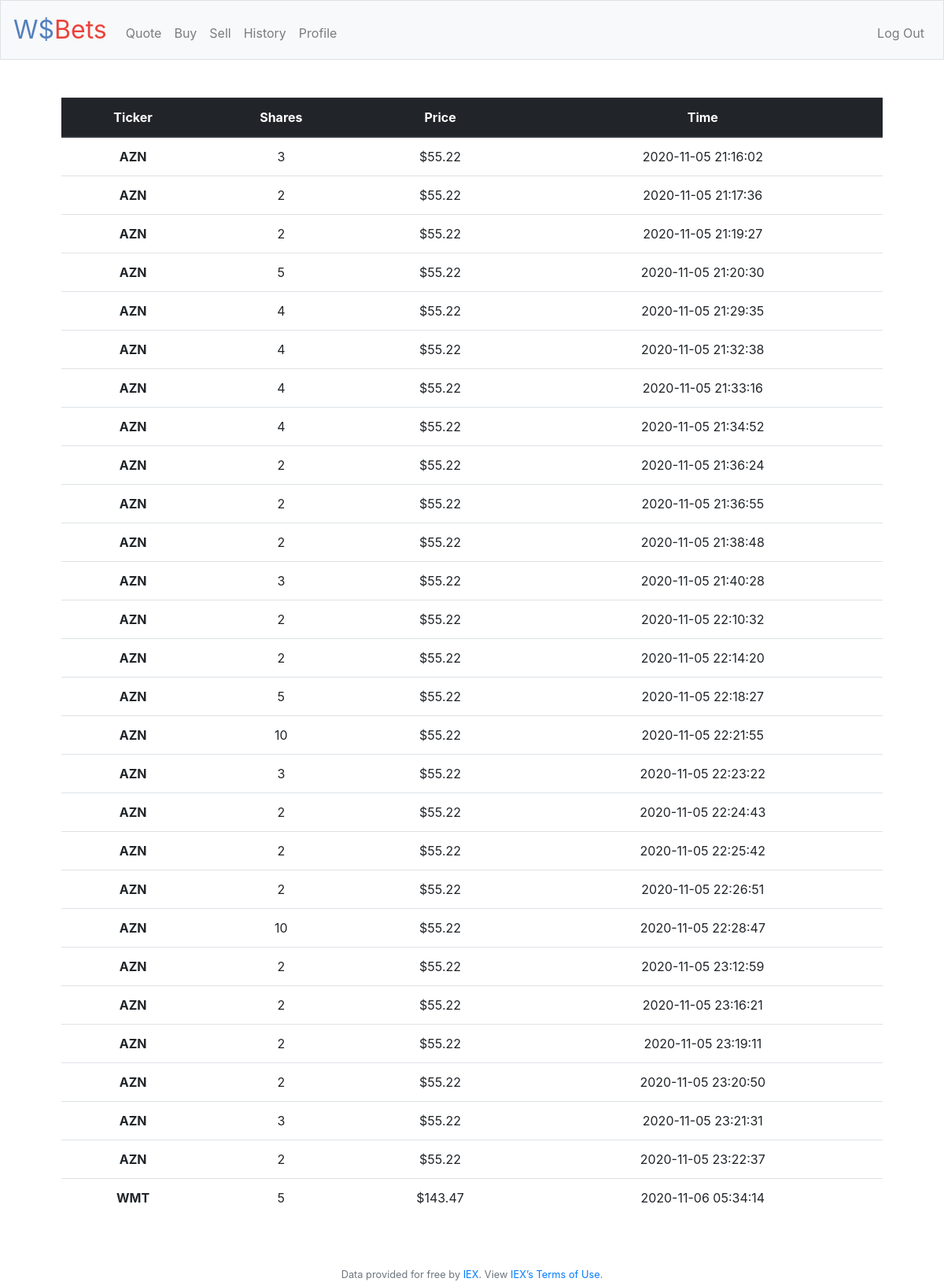
The app's page /history (signed in) with its own data.
### tables this page shows
CREATE TABLE 'orders' ('orderid' integer PRIMARY KEY AUTOINCREMENT NOT NULL, 'userid' text NOT NULL, 'symbol' text NOT NULL, 'quantity' integer NOT NULL, 'timestamp' timestamp DEFAULT CURRENT_TIMESTAMP, 'price'  double precision NOT NULL  );

### application.py (the view)
@app.route("/history")
@login_required
def history():
    userid = session["user_id"]
    rows = db.execute("SELECT * FROM users WHERE id = :userid",userid=userid)
    cash =rows[0]["cash"]
    username =rows[0]["username"]
    rowsTwo = db.execute("SELECT * FROM orders WHERE userid = :userid", userid=username)
    return render_template("history.html", rowsTwo=rowsTwo)

### application.py (called while the page is built)
@app.after_request
def after_request(response):
    response.headers["Cache-Control"] = "no-cache, no-store, must-revalidate"
    response.headers["Expires"] = 0
    response.headers["Pragma"] = "no-cache"
    return response

### helpers.py (called while the page is built)
def login_required(f):
    @wraps(f)
    def decorated_function(*args, **kwargs):
        if session.get("user_id") is None:
            return redirect("/login")
        return f(*args, **kwargs)
    return decorated_function

### templates/history.html (shortened to what this page needs)
{% extends "layout.html" %}
{% block main %}
   <table class="table">
  <thead class="thead-dark">
    <tr>
      <th scope="col">Ticker</th>
      <th scope="col">Shares</th>
      <th scope="col">Price</th>
      <th scope="col">Time</th>
    </tr>
  </thead>
  <tbody>
      {% for row in rowsTwo %}
            <tr>
                <th scope="row">{{row["symbol"]}}</th>
                <td>{{row["quantity"]}}</td>
                <td>${{row["price"]}}</td>
                <td>{{row["timestamp"]}}</td>
            </tr>
      {% endfor %}
  </tbody>
</table>
{% endblock %}

### templates/layout.html (shortened to what this page needs)
<!DOCTYPE html>
<html lang="en">
    <head>
        <link href="https://maxcdn.bootstrapcdn.com/bootstrap/4.1.3/css/bootstrap.min.css" rel="stylesheet" id="lightmode">
        <link href="/static/styles.css" rel="stylesheet">
    </head>
    <body>
        <nav class="navbar navbar-expand-md navbar-light bg-light border">
            <a class="navbar-brand" href="/"><span class="blue">W</span><span class="blue">$</span><span class="red">Bets</span></a>
            <div class="collapse navbar-collapse" id="navbar">
                {% if session.user_id %}
                    <ul class="navbar-nav mr-auto mt-2">
                        <li class="nav-item"><a class="nav-link" href="/quote">Quote</a></li>
                        <li class="nav-item"><a class="nav-link" href="/buy">Buy</a></li>
                        <li class="nav-item"><a class="nav-link" href="/sell">Sell</a></li>
                        <li class="nav-item"><a class="nav-link" href="/history">History</a></li>
                        <li class="nav-item"><a class="nav-link" href="/profile">Profile</a></li>
                    </ul>
                    <ul class="navbar-nav ml-auto mt-2">
                        <li class="nav-item"><a class="nav-link" href="/logout">Log Out</a></li>
                    </ul>
                {% else %}
                    <ul class="navbar-nav ml-auto mt-2">
                        <li class="nav-item"><a class="nav-link" href="/register">Register</a></li>
                        <li class="nav-item"><a class="nav-link" href="/login">Log In</a></li>
                    </ul>
                {% endif %}
            </div>
        </nav>
        <main class="container p-5">
            {% block main %}{% endblock %}
        </main>
        <footer class="small text-center text-muted">
            Data provided for free by <a href="https://iextrading.com/developer">IEX</a>. View <a href="https://iextrading.com/api-exhibit-a/">IEX’s Terms of Use</a>.
        </footer>
    </body>
</html>

### static/styles.css (style rules this page uses)
nav .navbar-brand { font-size: xx-large; }
nav .navbar-brand .blue { color: #537fbe; }
nav .navbar-brand .red { color: #ea433b; }
main { overflow-x: auto; text-align: center; }

### records on screen
orders: symbol "AZN", quantity "3", price "55.22", timestamp "2020-11-05 21:16:02"
orders: symbol "AZN", quantity "2", price "55.22", timestamp "2020-11-05 21:17:36"
orders: symbol "AZN", quantity "2", price "55.22", timestamp "2020-11-05 21:19:27"
orders: symbol "AZN", quantity "5", price "55.22", timestamp "2020-11-05 21:20:30"
orders: symbol "AZN", quantity "4", price "55.22", timestamp "2020-11-05 21:29:35"
orders: symbol "AZN", quantity "4", price "55.22", timestamp "2020-11-05 21:32:38"
orders: symbol "AZN", quantity "4", price "55.22", timestamp "2020-11-05 21:33:16"
orders: symbol "AZN", quantity "4", price "55.22", timestamp "2020-11-05 21:34:52"
orders: symbol "AZN", quantity "2", price "55.22", timestamp "2020-11-05 21:36:24"
orders: symbol "AZN", quantity "2", price "55.22", timestamp "2020-11-05 21:36:55"
orders: symbol "AZN", quantity "2", price "55.22", timestamp "2020-11-05 21:38:48"
orders: symbol "AZN", quantity "3", price "55.22", timestamp "2020-11-05 21:40:28"
orders: symbol "AZN", quantity "2", price "55.22", timestamp "2020-11-05 22:10:32"
orders: symbol "AZN", quantity "2", price "55.22", timestamp "2020-11-05 22:14:20"
orders: symbol "AZN", quantity "5", price "55.22", timestamp "2020-11-05 22:18:27"
orders: symbol "AZN", quantity "10", price "55.22", timestamp "2020-11-05 22:21:55"
orders: symbol "AZN", quantity "3", price "55.22", timestamp "2020-11-05 22:23:22"
orders: symbol "AZN", quantity "2", price "55.22", timestamp "2020-11-05 22:24:43"
orders: symbol "AZN", quantity "2", price "55.22", timestamp "2020-11-05 22:25:42"
orders: symbol "AZN", quantity "2", price "55.22", timestamp "2020-11-05 22:26:51"
orders: symbol "AZN", quantity "10", price "55.22", timestamp "2020-11-05 22:28:47"
orders: symbol "AZN", quantity "2", price "55.22", timestamp "2020-11-05 23:12:59"
orders: symbol "AZN", quantity "2", price "55.22", timestamp "2020-11-05 23:16:21"
orders: symbol "AZN", quantity "2", price "55.22", timestamp "2020-11-05 23:19:11"
orders: symbol "AZN", quantity "2", price "55.22", timestamp "2020-11-05 23:20:50"
orders: symbol "AZN", quantity "3", price "55.22", timestamp "2020-11-05 23:21:31"
orders: symbol "AZN", quantity "2", price "55.22", timestamp "2020-11-05 23:22:37"
orders: symbol "WMT", quantity "5", price "143.47", timestamp "2020-11-06 05:34:14"
